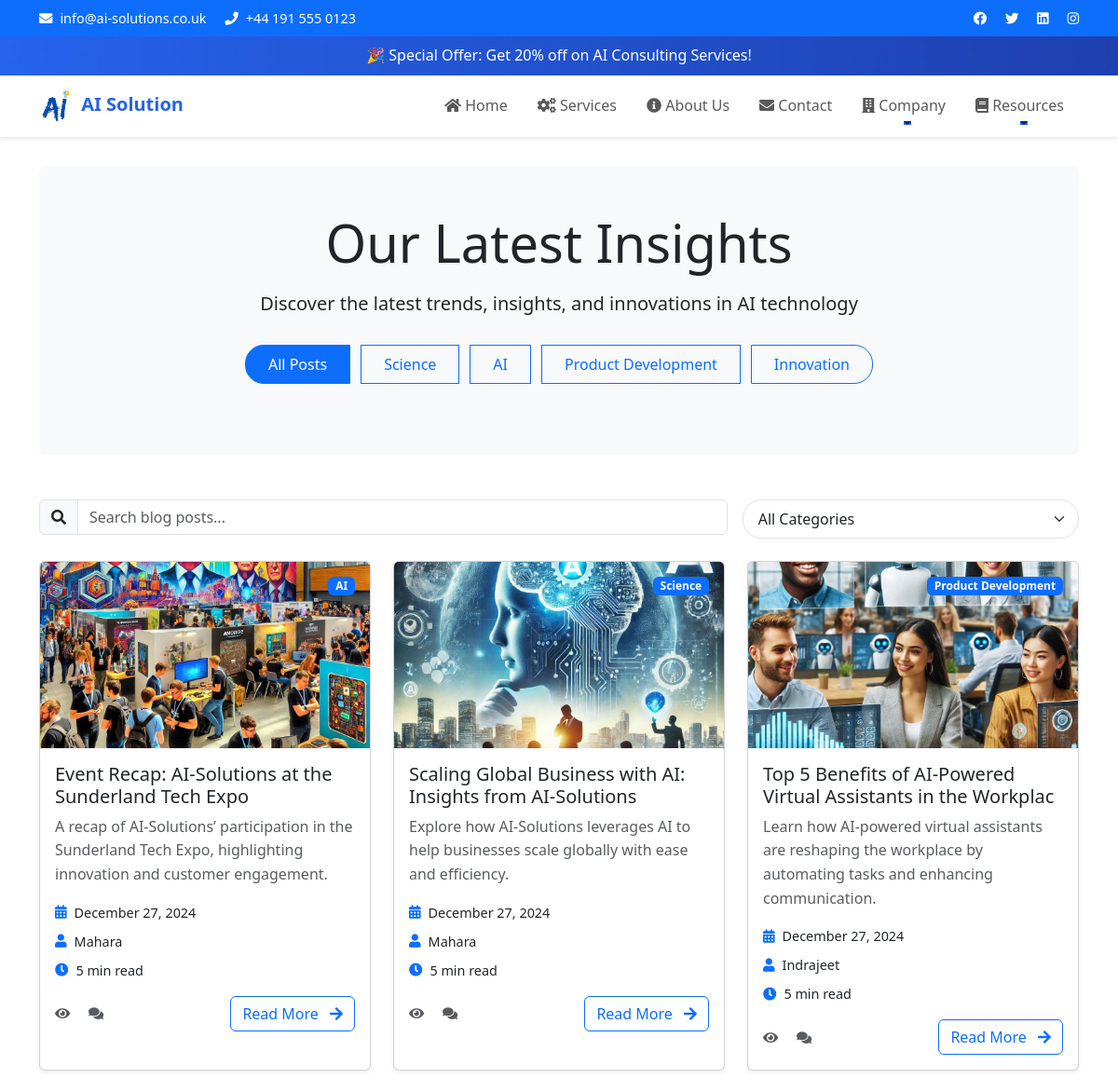
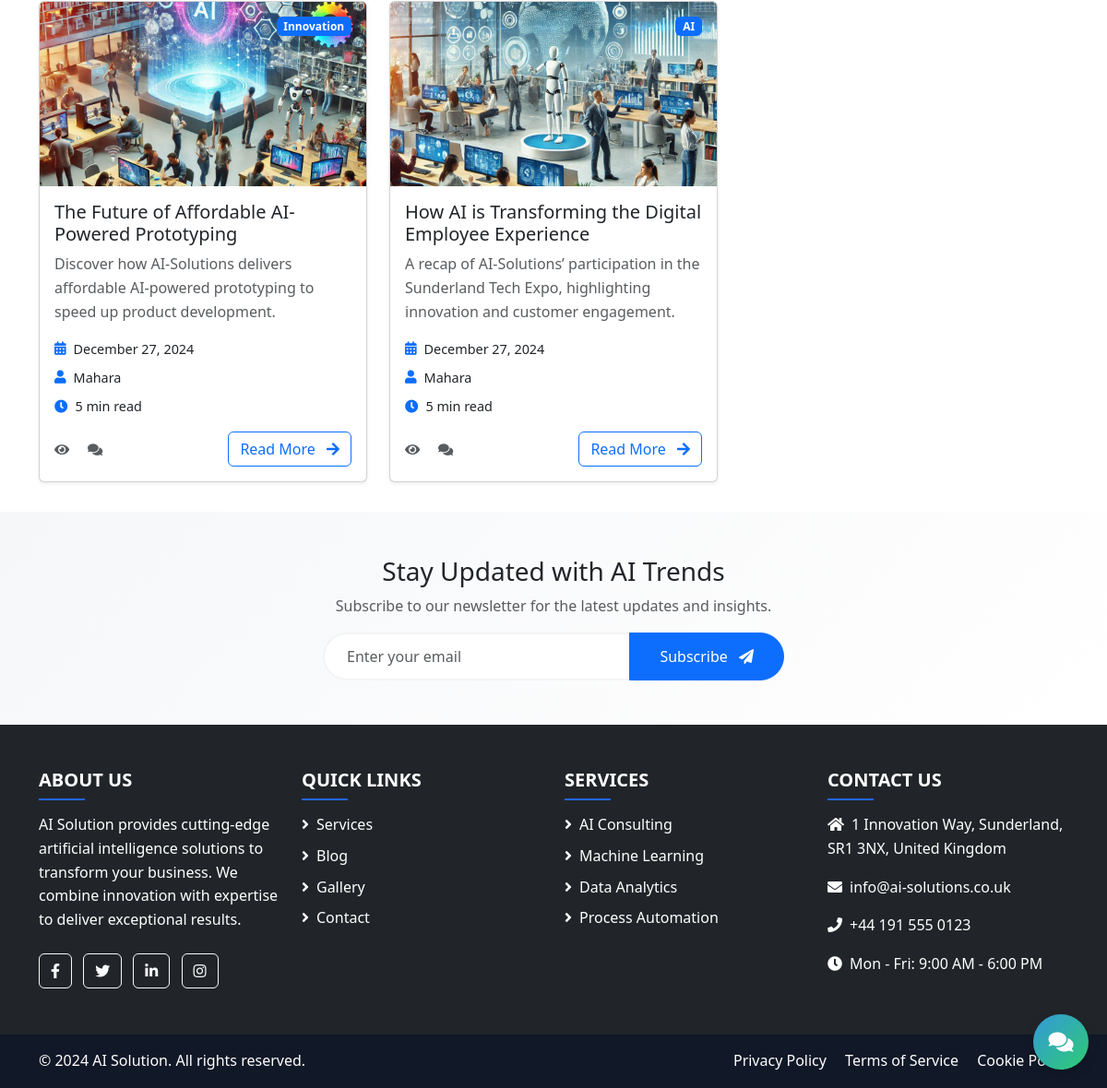
Screenshot of /blog/ with the database file from the repository (2 pictures, top to bottom).
### main/models.py (models this page shows, shortened)
class BlogCategory(models.Model):
    name = models.CharField(max_length=100)
    slug = models.SlugField(unique=True)
    class Meta:
        verbose_name_plural = "Blog Categories"

class BlogPost(models.Model):
    title = models.CharField(max_length=200)
    content = models.TextField()
    author = models.ForeignKey(User, on_delete=models.CASCADE)
    featured_image = models.ImageField(upload_to='blog/', null=True, blank=True)
    created_date = models.DateTimeField(auto_now_add=True)
    updated_date = models.DateTimeField(auto_now=True)
    published_date = models.DateTimeField(default=timezone.now)
    categories = models.ManyToManyField('BlogCategory')
    is_published = models.BooleanField(default=False)
    tags = models.ManyToManyField('BlogTag', blank=True)
    meta_description = models.CharField(max_length=160, blank=True, help_text="SEO meta description")
    read_time = models.PositiveIntegerField(help_text="Estimated reading time in minutes", default=5)
    class Meta:
        ordering = ['-published_date']

### main/views.py (the view)
# urls.py: path('blog/', views.BlogListView.as_view(), name='blog_list'),
class BlogListView(ListView):
    model = BlogPost
    template_name = 'main/blog_list.html'
    context_object_name = 'posts'
    paginate_by = 9
    def get_queryset(self):
        queryset = BlogPost.objects.filter(is_published=True)
        category_slug = self.request.GET.get('category')
        if category_slug:
            queryset = queryset.filter(categories__slug=category_slug)
        search_query = self.request.GET.get('search')
        if search_query:
            queryset = queryset.filter(
                Q(title__icontains=search_query) |
                Q(content__icontains=search_query) |
                Q(meta_description__icontains=search_query)
            )
        return queryset.order_by('-published_date')
    def get_context_data(self, **kwargs):
        context = super().get_context_data(**kwargs)
        context['categories'] = BlogCategory.objects.all()
        category_slug = self.request.GET.get('category')
        if category_slug:
            context['active_category'] = category_slug
        return context

### main/templates/main/blog_list.html (shortened to what this page needs)
{% extends 'main/base.html' %}
{% load static %}
{% block content %}
<div class="container">
    <div class="blog-hero mb-5 text-center py-5 bg-light rounded">
        <h1 class="display-4 mb-3">Our Latest Insights</h1>
        <p class="lead mb-4">Discover the latest trends, insights, and innovations in AI technology</p>
        <div class="blog-filters mb-4">
            <div class="btn-group" role="group">
                <a href="{% url 'main:blog_list' %}"
                   class="btn btn-outline-primary {% if not request.GET.category %}active{% endif %}">
                    All Posts
                </a>
                {% for category in categories %}
                <a href="?category={{ category.slug }}"
                   class="btn btn-outline-primary {% if request.GET.category == category.slug %}active{% endif %}">
                    {{ category.name }}
                </a>
                {% endfor %}
            </div>
        </div>
    </div>
    <div class="search-filter-section mb-4">
        <div class="row g-3">
            <div class="col-md-8">
                <div class="input-group">
                    <span class="input-group-text"><i class="fas fa-search"></i></span>
                    <input type="text" class="form-control" id="blogSearch" placeholder="Search blog posts...">
                </div>
            </div>
            <div class="col-md-4">
                <select class="form-select" id="categoryFilter">
                    <option value="">All Categories</option>
                </select>
            </div>
        </div>
    </div>
    <div class="row g-4">
        {% for post in posts %}
        <div class="col-md-6 col-lg-4">
            <div class="card h-100 shadow-sm hover-effect">
                {% if post.featured_image %}
                <div class="card-img-wrapper">
                    <img src="{{ post.featured_image.url }}" class="card-img-top" alt="{{ post.title }}"
                         style="height: 200px; object-fit: cover;">
                    <div class="card-img-overlay d-flex align-items-start justify-content-end">
                        {% for category in post.categories.all|slice:":1" %}
                        <span class="badge bg-primary">{{ category.name }}</span>
                        {% endfor %}
                    </div>
                </div>
                {% endif %}
                <div class="card-body">
                    <h5 class="card-title">{{ post.title }}</h5>
                    <p class="card-text text-muted">{{ post.meta_description|truncatewords:25 }}</p>
                    <div class="post-meta mb-3">
                        <div class="d-flex align-items-center mb-2">
                            <i class="fas fa-calendar-alt text-primary me-2"></i>
                            <span>{{ post.published_date|date:"F d, Y" }}</span>
                        </div>
                        <div class="d-flex align-items-center mb-2">
                            <i class="fas fa-user text-primary me-2"></i>
                            <span>{{ post.author.get_full_name|default:post.author.username }}</span>
                        </div>
                        <div class="d-flex align-items-center">
                            <i class="fas fa-clock text-primary me-2"></i>
                            <span>{{ post.read_time }} min read</span>
                        </div>
                    </div>
                    <div class="d-flex justify-content-between align-items-center">
                        <div class="post-stats">
                            <span class="me-3"><i class="fas fa-eye text-muted"></i> {{ post.views }}</span>
                            <span><i class="fas fa-comments text-muted"></i> {{ post.comments.count }}</span>
                        </div>
                        <a href="{% url 'main:blog_detail' post.pk %}" class="btn btn-outline-primary">
                            Read More <i class="fas fa-arrow-right ms-2"></i>
                        </a>
                    </div>
                </div>
            </div>
        </div>
        {% empty %}
        <div class="col-12">
            <div class="alert alert-info">
                <i class="fas fa-info-circle"></i> No blog posts available at the moment.
            </div>
        </div>
        {% endfor %}
    </div>
</div>
{% endblock %}

### main/templates/main/base.html (shortened to what this page needs)
{% load static %}
<!DOCTYPE html>
<html lang="en">
<head>
    <link href="https://cdn.jsdelivr.net/npm/bootstrap@5.3.0/dist/css/bootstrap.min.css" rel="stylesheet">
    <link href="https://cdnjs.cloudflare.com/ajax/libs/font-awesome/6.4.0/css/all.min.css" rel="stylesheet">
    <link href="https://unpkg.com/aos@2.3.1/dist/aos.css" rel="stylesheet">
    <link rel="stylesheet" href="{% static 'css/style.css' %}">
    <link rel="stylesheet" href="https://cdnjs.cloudflare.com/ajax/libs/font-awesome/5.15.4/css/all.min.css">
</head>
<body>
    <div class="top-bar bg-primary text-white py-2">
        <div class="container">
            <div class="row align-items-center">
                <div class="col-md-6">
                    <span class="me-3"><i class="fas fa-envelope me-2"></i>info@ai-solutions.co.uk</span>
                    <span><i class="fas fa-phone me-2"></i>+44 191 555 0123</span>
                </div>
                <div class="col-md-6 text-end">
                    <a href="#" class="text-white me-3"><i class="fab fa-facebook"></i></a>
                    <a href="#" class="text-white me-3"><i class="fab fa-twitter"></i></a>
                    <a href="#" class="text-white me-3"><i class="fab fa-linkedin"></i></a>
                    <a href="#" class="text-white"><i class="fab fa-instagram"></i></a>
                </div>
            </div>
        </div>
    </div>
    <div class="announcement-bar" data-aos="fade-down">
        <div class="container">
            <div class="announcement-slider">
                <div class="announcement-item">🎉 Special Offer: Get 20% off on AI Consulting Services!</div>
                <div class="announcement-item">🚀 New Feature: Try our AI Demo Platform</div>
            </div>
        </div>
    </div>
    <nav class="navbar navbar-expand-lg navbar-light sticky-top">
        <div class="container">
            <a class="navbar-brand" href="{% url 'main:home' %}">
                <img src="{% static 'images/logo.png' %}" alt="AI Solution" height="40">
                AI Solution
            </a>
            <div class="collapse navbar-collapse" id="navbarNav">
                <ul class="navbar-nav ms-auto">
                    <li class="nav-item">
                        <a class="nav-link {% if request.path == '/' %}active{% endif %}" href="{% url 'main:home' %}">
                            <i class="fas fa-home"></i> Home
                        </a>
                    </li>
                    <li class="nav-item">
                        <a class="nav-link" href="{% url 'main:service_list' %}">
                            <i class="fas fa-cogs"></i> Services
                        </a>
                    </li>
                    <li class="nav-item">
                        <a class="nav-link {% if request.path == '/about/' %}active{% endif %}" href="{% url 'main:about' %}">
                            <i class="fas fa-info-circle"></i> About Us
                        </a>
                    </li>
                    <li class="nav-item">
                        <a class="nav-link" href="{% url 'main:contact' %}">
                            <i class="fas fa-envelope"></i> Contact
                        </a>
                    </li>
                    <li class="nav-item dropdown">
                        <a class="nav-link dropdown-toggle" href="#" role="button" data-bs-toggle="dropdown">
                            <i class="fas fa-building"></i> Company
                        </a>
                    </li>
                    <li class="nav-item dropdown">
                        <a class="nav-link dropdown-toggle" href="#" role="button" data-bs-toggle="dropdown">
                            <i class="fas fa-book"></i> Resources
                        </a>
                    </li>
                </ul>
            </div>
        </div>
    </nav>
    <main class="main-content">
        {% block content %}{% endblock %}
    </main>
    <div class="newsletter-section py-5 bg-light">
        <div class="container">
            <div class="row justify-content-center">
                <div class="col-md-8 text-center">
                    <h3>Stay Updated with AI Trends</h3>
                    <p class="text-muted">Subscribe to our newsletter for the latest updates and insights.</p>
                    <form id="newsletterForm" class="newsletter-form">
                        <div class="input-group">
                            <input type="email" class="form-control" name="email" id="newsletterEmail" placeholder="Enter your email" required>
                            <button class="btn btn-primary" type="submit">
                                Subscribe <i class="fas fa-paper-plane ms-2"></i>
                            </button>
                        </div>
                    </form>
                </div>
            </div>
        </div>
    </div>
    <footer class="footer">
        <div class="footer-top bg-dark text-white py-5">
            <div class="container">
                <div class="row">
                    <div class="col-lg-3 col-md-6 mb-4 mb-md-0" data-aos="fade-up">
                        <h5 class="text-uppercase mb-4">About Us</h5>
                        <p>AI Solution provides cutting-edge artificial intelligence solutions to transform your business. We combine innovation with expertise to deliver exceptional results.</p>
                        <div class="mt-4">
                            <a href="#" class="btn btn-outline-light btn-floating me-2"><i class="fab fa-facebook-f"></i></a>
                            <a href="#" class="btn btn-outline-light btn-floating me-2"><i class="fab fa-twitter"></i></a>
                            <a href="#" class="btn btn-outline-light btn-floating me-2"><i class="fab fa-linkedin-in"></i></a>
                            <a href="#" class="btn btn-outline-light btn-floating"><i class="fab fa-instagram"></i></a>
                        </div>
                    </div>
                    <div class="col-lg-3 col-md-6 mb-4 mb-md-0" data-aos="fade-up" data-aos-delay="100">
                        <h5 class="text-uppercase mb-4">Quick Links</h5>
                        <ul class="list-unstyled">
                            <li class="mb-2"><a href="{% url 'main:service_list' %}" class="text-white"><i class="fas fa-angle-right me-2"></i>Services</a></li>
                            <li class="mb-2"><a href="{% url 'main:blog_list' %}" class="text-white"><i class="fas fa-angle-right me-2"></i>Blog</a></li>
                            <li class="mb-2"><a href="{% url 'main:gallery_list' %}" class="text-white"><i class="fas fa-angle-right me-2"></i>Gallery</a></li>
                            <li class="mb-2"><a href="{% url 'main:contact' %}" class="text-white"><i class="fas fa-angle-right me-2"></i>Contact</a></li>
                        </ul>
                    </div>
                    <div class="col-lg-3 col-md-6 mb-4 mb-md-0" data-aos="fade-up" data-aos-delay="200">
                        <h5 class="text-uppercase mb-4">Services</h5>
                        <ul class="list-unstyled">
                            <li class="mb-2"><a href="#" class="text-white"><i class="fas fa-angle-right me-2"></i>AI Consulting</a></li>
                            <li class="mb-2"><a href="#" class="text-white"><i class="fas fa-angle-right me-2"></i>Machine Learning</a></li>
                            <li class="mb-2"><a href="#" class="text-white"><i class="fas fa-angle-right me-2"></i>Data Analytics</a></li>
                            <li class="mb-2"><a href="#" class="text-white"><i class="fas fa-angle-right me-2"></i>Process Automation</a></li>
                        </ul>
                    </div>
                    <div class="col-lg-3 col-md-6 mb-4 mb-md-0" data-aos="fade-up" data-aos-delay="300">
                        <h5 class="text-uppercase mb-4">Contact Us</h5>
                        <ul class="list-unstyled">
                            <li class="mb-3"><i class="fas fa-home me-2"></i>1 Innovation Way, Sunderland, SR1 3NX, United Kingdom</li>
                            <li class="mb-3"><i class="fas fa-envelope me-2"></i>info@ai-solutions.co.uk</li>
                            <li class="mb-3"><i class="fas fa-phone me-2"></i>+44 191 555 0123</li>
                            <li class="mb-3"><i class="fas fa-clock me-2"></i>Mon - Fri: 9:00 AM - 6:00 PM</li>
                        </ul>
                    </div>
                </div>
            </div>
        </div>
        <div class="footer-bottom bg-darker text-white py-3">
            <div class="container">
                <div class="row align-items-center">
                    <div class="col-md-6 text-center text-md-start">
                        <p class="mb-0">&copy; 2024 AI Solution. All rights reserved.</p>
                    </div>
                    <div class="col-md-6 text-center text-md-end">
                        <a href="#" class="text-white me-3">Privacy Policy</a>
                        <a href="#" class="text-white me-3">Terms of Service</a>
                        <a href="#" class="text-white">Cookie Policy</a>
                    </div>
                </div>
            </div>
        </div>
    </footer>
    <button id="chatbot-toggle" class="chatbot-toggle">
        <i class="fas fa-comments"></i>
    </button>
</body>
</html>

### rows the page displays
BlogCategory: name "Science"
BlogCategory: name "AI"
BlogCategory: name "Product Development"
BlogCategory: name "Innovation"
BlogPost: featured_image (picture), title "Event Recap: AI-Solutions at the Sunderland Tech Expo", meta_description "A recap of AI-Solutions’ participation in the Sunderland Tech Expo, highlighting innovation and customer engagement.", published_date "December 27, 2024", author.get_full_name "Mahara", read_time "5"
BlogPost: featured_image (picture), title "Scaling Global Business with AI: Insights from AI-Solutions", meta_description "Explore how AI-Solutions leverages AI to help businesses scale globally with ease and efficiency.", published_date "December 27, 2024", author.get_full_name "Mahara", read_time "5"
BlogPost: featured_image (picture), title "Top 5 Benefits of AI-Powered Virtual Assistants in the Workplac", meta_description "Learn how AI-powered virtual assistants are reshaping the workplace by automating tasks and enhancing communication.", published_date "December 27, 2024", author.get_full_name "Indrajeet", read_time "5"
BlogPost: featured_image (picture), title "The Future of Affordable AI-Powered Prototyping", meta_description "Discover how AI-Solutions delivers affordable AI-powered prototyping to speed up product development.", published_date "December 27, 2024", author.get_full_name "Mahara", read_time "5"
BlogPost: featured_image (picture), title "How AI is Transforming the Digital Employee Experience", meta_description "A recap of AI-Solutions’ participation in the Sunderland Tech Expo, highlighting innovation and customer engagement.", published_date "December 27, 2024", author.get_full_name "Mahara", read_time "5"
